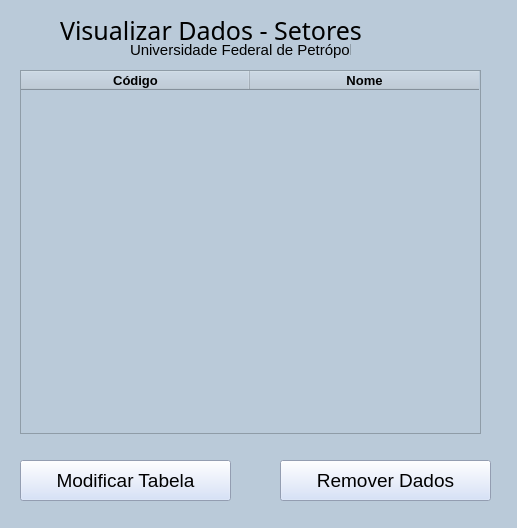
<?xml version="1.0" encoding="UTF-8"?>
<ui version="4.0">
 <class>MainWindow</class>
 <widget class="QMainWindow" name="MainWindow">
  <property name="geometry">
   <rect>
    <x>0</x>
    <y>0</y>
    <width>517</width>
    <height>528</height>
   </rect>
  </property>
  <property name="windowTitle">
   <string>MainWindow</string>
  </property>
  <property name="styleSheet">
   <string notr="true">background-color: rgb(186, 202, 217);</string>
  </property>
  <widget class="QWidget" name="centralwidget">
   <widget class="QLabel" name="label">
    <property name="geometry">
     <rect>
      <x>60</x>
      <y>20</y>
      <width>401</width>
      <height>21</height>
     </rect>
    </property>
    <property name="font">
     <font>
      <family>MS Gothic</family>
      <pointsize>19</pointsize>
     </font>
    </property>
    <property name="text">
     <string>Visualizar Dados - Setores</string>
    </property>
   </widget>
   <widget class="QLabel" name="label_2">
    <property name="geometry">
     <rect>
      <x>130</x>
      <y>40</y>
      <width>221</width>
      <height>20</height>
     </rect>
    </property>
    <property name="font">
     <font>
      <family>MS UI Gothic</family>
      <pointsize>11</pointsize>
     </font>
    </property>
    <property name="text">
     <string>Universidade Federal de Petrópolis</string>
    </property>
   </widget>
   <widget class="QTableWidget" name="tableWidget">
    <property name="geometry">
     <rect>
      <x>20</x>
      <y>70</y>
      <width>461</width>
      <height>364</height>
     </rect>
    </property>
    <property name="maximumSize">
     <size>
      <width>461</width>
      <height>16777215</height>
     </size>
    </property>
    <property name="autoFillBackground">
     <bool>false</bool>
    </property>
    <property name="styleSheet">
     <string notr="true">background-color: rgb(186, 202, 217);</string>
    </property>
    <property name="textElideMode">
     <enum>Qt::ElideRight</enum>
    </property>
    <property name="gridStyle">
     <enum>Qt::DashLine</enum>
    </property>
    <property name="rowCount">
     <number>0</number>
    </property>
    <property name="columnCount">
     <number>2</number>
    </property>
    <attribute name="horizontalHeaderVisible">
     <bool>true</bool>
    </attribute>
    <attribute name="horizontalHeaderCascadingSectionResizes">
     <bool>false</bool>
    </attribute>
    <attribute name="horizontalHeaderDefaultSectionSize">
     <number>229</number>
    </attribute>
    <attribute name="horizontalHeaderShowSortIndicator" stdset="0">
     <bool>false</bool>
    </attribute>
    <column>
     <property name="text">
      <string>Código</string>
     </property>
     <property name="font">
      <font>
       <family>Arial</family>
       <pointsize>10</pointsize>
       <weight>75</weight>
       <bold>true</bold>
      </font>
     </property>
    </column>
    <column>
     <property name="text">
      <string>Nome</string>
     </property>
     <property name="font">
      <font>
       <family>Arial</family>
       <pointsize>10</pointsize>
       <weight>75</weight>
       <bold>true</bold>
      </font>
     </property>
    </column>
   </widget>
   <widget class="QPushButton" name="pushButton">
    <property name="geometry">
     <rect>
      <x>20</x>
      <y>460</y>
      <width>211</width>
      <height>41</height>
     </rect>
    </property>
    <property name="font">
     <font>
      <family>MS UI Gothic</family>
      <pointsize>14</pointsize>
     </font>
    </property>
    <property name="styleSheet">
     <string notr="true">
background-color: rgb(206, 220, 248);</string>
    </property>
    <property name="text">
     <string>Modificar Tabela</string>
    </property>
   </widget>
   <widget class="QPushButton" name="pushButton_3">
    <property name="geometry">
     <rect>
      <x>280</x>
      <y>460</y>
      <width>211</width>
      <height>41</height>
     </rect>
    </property>
    <property name="font">
     <font>
      <family>MS UI Gothic</family>
      <pointsize>14</pointsize>
     </font>
    </property>
    <property name="styleSheet">
     <string notr="true">
background-color: rgb(206, 220, 248);</string>
    </property>
    <property name="text">
     <string>Remover Dados</string>
    </property>
   </widget>
  </widget>
  <widget class="QStatusBar" name="statusbar"/>
 </widget>
 <resources/>
 <connections/>
</ui>
